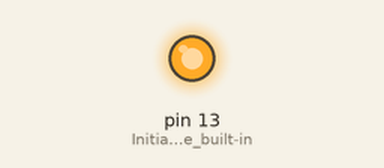
Simulated run of this sketch. Board: Arduino Nano, built with avr-gcc and run on an emulated ATmega328P. On the bench: output pins drawn as LEDs (lit = HIGH).

Above: at 0.3 s.
At 15.7 s:
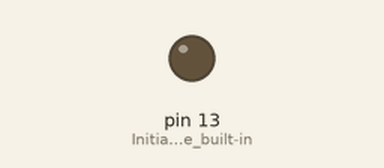
Timing chart, 0 to 18.9 s (numbered marks = the images above):
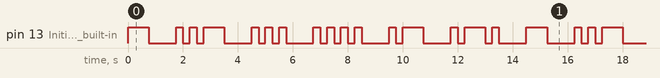

Measured:
- by itself, pin 13 (Initiallized_the_built-in): moves between LOW and HIGH, repeating every 14.5 s
- by itself, everything shown: repeats every 14.5 s, in 32 steps

The sketch:

First_Name_Blinky.ino
```cpp
void setup() {
  // put your setup code here, to run once:
  pinMode(LED_BUILTIN, OUTPUT);     // Initiallized the built-in LED of arduino nano and set it as OUTPUT
}

int unit_delay = 250;       // Assigned 250 value to unit_delay

void dot()      // dot() function will represent the dot in morse code
{
  digitalWrite(LED_BUILTIN, HIGH);    // digitalwrite pin high will glow the LED
  delay(unit_delay);                  // delay for 1 unit or 250 millisecond
  digitalWrite(LED_BUILTIN, LOW);     // digitalwrite pin low will stop the LED
  delay(unit_delay);                  // delay to get in between of every two representation
}
void dash()     // dash() function will represent the dot in morse code
{
  digitalWrite(LED_BUILTIN, HIGH);     // digitalwrite pin high will glow the LED
  delay(unit_delay * 3);                // delay for 3 unit or 750 millisecond
  digitalWrite(LED_BUILTIN, LOW);       // digitalwrite pin low will stop the LED
  delay(unit_delay);                  // delay to get in between of every two representation
}
void gap()    // gap() represent the gap represent that letter has beeen changed
{
  delay(unit_delay * 3);        // // delay for 3 unit or 750 millisecond
}


void loop() {               //this is my loop code which has my main code in which i have called dot(), dash() and gap() function respectively for the representation of the letter in morse code
  // put your main code here, to run repeatedly:


  //T
  dash();
  gap();

  //U
  dot();
  dot();
  dash();
  gap();

  //S
  dot();
  dot();
  dot();
  gap();

  //H
  dot();
  dot();
  dot();
  dot();
  gap();

  //A
  dot();
  dash();
  gap();

  //R
  dot();
  dash();
  dot();
  gap();

}
```
